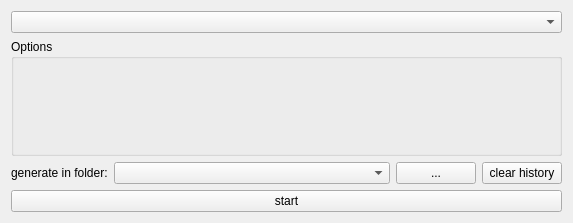
<?xml version="1.0" encoding="UTF-8"?>
<ui version="4.0">
 <class>CodeCreator</class>
 <widget class="QWidget" name="CodeCreator">
  <property name="geometry">
   <rect>
    <x>0</x>
    <y>0</y>
    <width>573</width>
    <height>223</height>
   </rect>
  </property>
  <property name="windowTitle">
   <string>CodeCreator</string>
  </property>
  <layout class="QVBoxLayout" name="verticalLayout_3">
   <item>
    <widget class="QComboBox" name="comboBoxType"/>
   </item>
   <item>
    <widget class="QGroupBox" name="groupBox">
     <property name="title">
      <string>Options</string>
     </property>
     <layout class="QVBoxLayout" name="verticalLayout_2">
      <property name="margin">
       <number>0</number>
      </property>
      <item>
       <widget class="QWidget" name="generators" native="true">
        <layout class="QVBoxLayout" name="verticalLayout">
         <property name="margin">
          <number>0</number>
         </property>
        </layout>
       </widget>
      </item>
     </layout>
    </widget>
   </item>
   <item>
    <layout class="QHBoxLayout" name="horizontalLayout">
     <item>
      <widget class="QLabel" name="label_2">
       <property name="text">
        <string>generate in folder:</string>
       </property>
      </widget>
     </item>
     <item>
      <widget class="QComboBox" name="comboBoxFolder">
       <property name="sizePolicy">
        <sizepolicy hsizetype="MinimumExpanding" vsizetype="Fixed">
         <horstretch>0</horstretch>
         <verstretch>0</verstretch>
        </sizepolicy>
       </property>
      </widget>
     </item>
     <item>
      <widget class="QPushButton" name="pushButtonSelectFolder">
       <property name="text">
        <string>...</string>
       </property>
      </widget>
     </item>
     <item>
      <widget class="QPushButton" name="pushButtonClearHistory">
       <property name="text">
        <string>clear history</string>
       </property>
      </widget>
     </item>
    </layout>
   </item>
   <item>
    <widget class="QPushButton" name="pushButtonStart">
     <property name="text">
      <string>start</string>
     </property>
    </widget>
   </item>
  </layout>
 </widget>
 <layoutdefault spacing="6" margin="11"/>
 <resources/>
 <connections/>
</ui>
